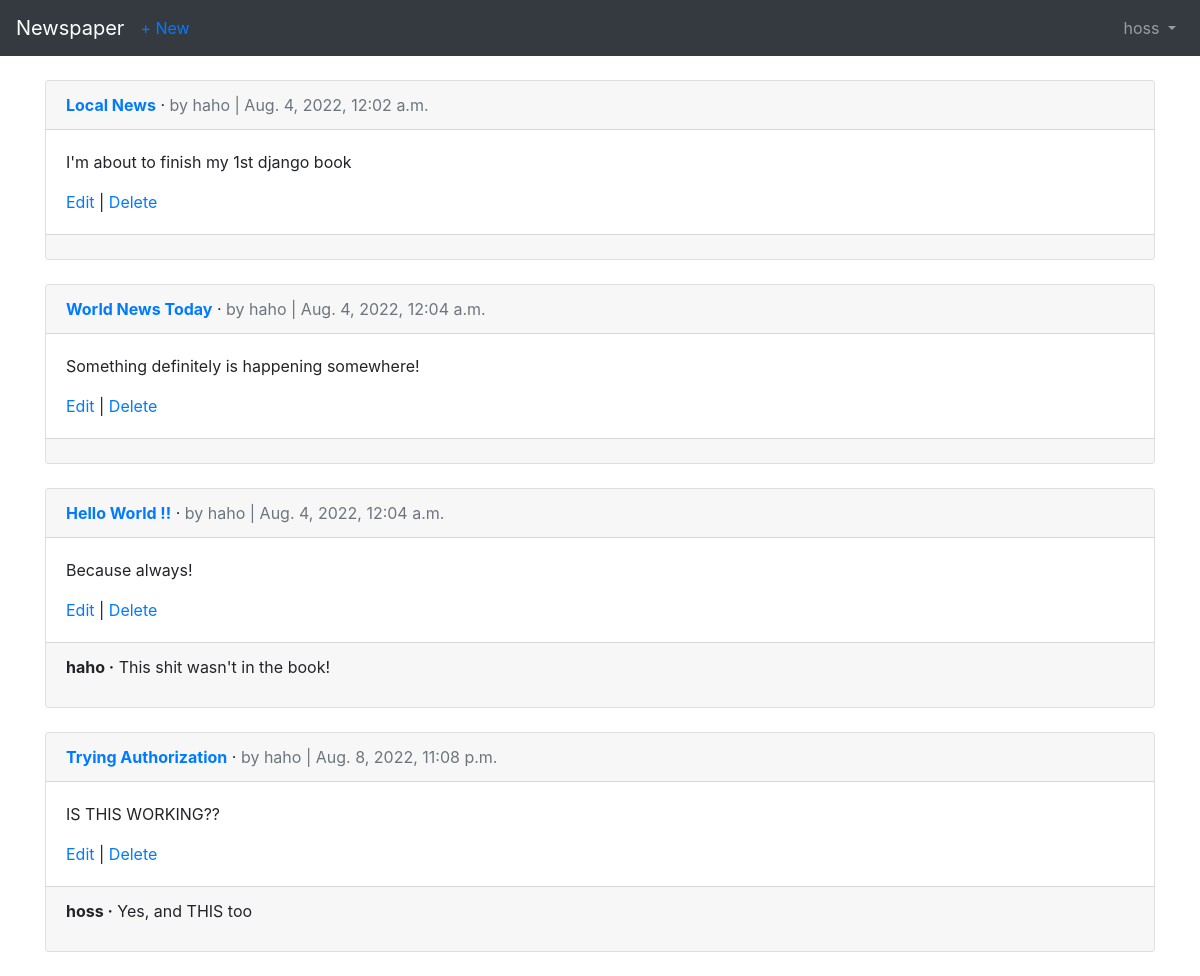
/articles/ (signed in), run on the app's committed database.
### users/models.py (models this page shows)
class CustomUser(AbstractUser):
    age = models.PositiveIntegerField(null=True, blank=True)

### articles/models.py (models this page shows, shortened)
class Article(models.Model):
    title = models.CharField(max_length=255)
    body = models.TextField()
    date = models.DateTimeField(auto_now_add=True)
    author = models.ForeignKey(
        get_user_model(), on_delete=models.CASCADE,
        )

class Comment(models.Model):
    article = models.ForeignKey(Article, on_delete=models.CASCADE, related_name='comments',)
    comment = models.CharField(max_length=200)
    author = models.ForeignKey(
        get_user_model(), on_delete=models.CASCADE,
    )
    def __str__(self):
        return self.comment

### articles/views.py (the view)
# urls.py: path('', ArticleListView.as_view(), name='article_list'),
class ArticleListView(LoginRequiredMixin, ListView):
    model = Article
    template_name = 'article_list.html'
    login_url = 'login'

### templates/article_list.html (shortened to what this page needs)
{% extends 'base.html' %}
{% block content %}
     {% for article in object_list %}
         <div class="card">
             <div class="card-header">
                 <span class="font-weight-bold"><a href="{% url 'article_detail' article.pk %}">{{ article.title }}</a></span> &middot;
                 <span class="text-muted">by {{ article.author }} | {{ article.date }}</span>
             </div>
             <div class="card-body">
                 <p>{{ article.body }}</p>
                 <a href="{% url 'article_edit' article.pk %}">Edit</a> | <a href="{% url 'article_delete' article.pk %}">Delete</a>
             </div>
             <div class="card-footer">
                 {% for comment in article.comments.all %}
                     <p>
                         <span class="font-weight-bold">{{ comment.author }} &middot;</span>
                         {{ comment }}
                     </p>
                 {% endfor %}
             </div>
         </div>
         <br />
     {% endfor %}
{% endblock content %}

### templates/base.html (shortened to what this page needs)
<!doctype html>
<html lang="en">
    <head>
         <link rel="stylesheet" href="https://cdn.jsdelivr.net/npm/bootstrap@4.1.3/dist/css/bootstrap.min.css">
    </head>
    <body>
        <nav class="navbar navbar-expand-md navbar-dark bg-dark mb-4">
             <a class="navbar-brand" href="{% url 'home' %}">Newspaper</a>
             {% if user.is_authenticated %}
                 <ul class="navbar-nav mr-auto">
                     <li class="nav-item"><a href="{% url 'article_new' %}">+ New</a></li>
                 </ul>
             {% endif %}
             <div class="collapse navbar-collapse" id="navbarCollapse">
                 {% if user.is_authenticated %}
                     <ul class="navbar-nav ml-auto">
                         <li class="nav-item">
                            <a class="nav-link dropdown-toggle" href="#" id="userMenu" data-toggle="dropdown" aria-haspopup="true" aria-expanded="false">
                                 {{ user.username }}
                            </a>
                         </li>
                     </ul>
                 {% else %}
                     <form class="form-inline ml-auto">
                         <a href="{% url 'login' %}" class="btn btn-outline-secondary">Log In</a>
                         <a href="{% url 'signup' %}" class="btn btn-primary ml-2">Sign Up</a>
                     </form>
                 {% endif %}
             </div>
        </nav>
        <div class="container">
             {% block content %}
             {% endblock content %}
        </div>
    </body>
</html>

### data on the page
CustomUser: username "hoss"
Article: title "Local News", author "haho", date "Aug. 4, 2022, 12:02 a.m.", body "I'm about to finish my 1st django book"
Article: title "World News Today", author "haho", date "Aug. 4, 2022, 12:04 a.m.", body "Something definitely is happening somewhere!"
Article: title "Hello World !!", author "haho", date "Aug. 4, 2022, 12:04 a.m.", body "Because always!"
Comment: author "haho", comment "This shit wasn't in the book!"
Article: title "Trying Authorization", author "haho", date "Aug. 8, 2022, 11:08 p.m.", body "IS THIS WORKING??"
Comment: author "hoss", comment "Yes, and THIS too"
